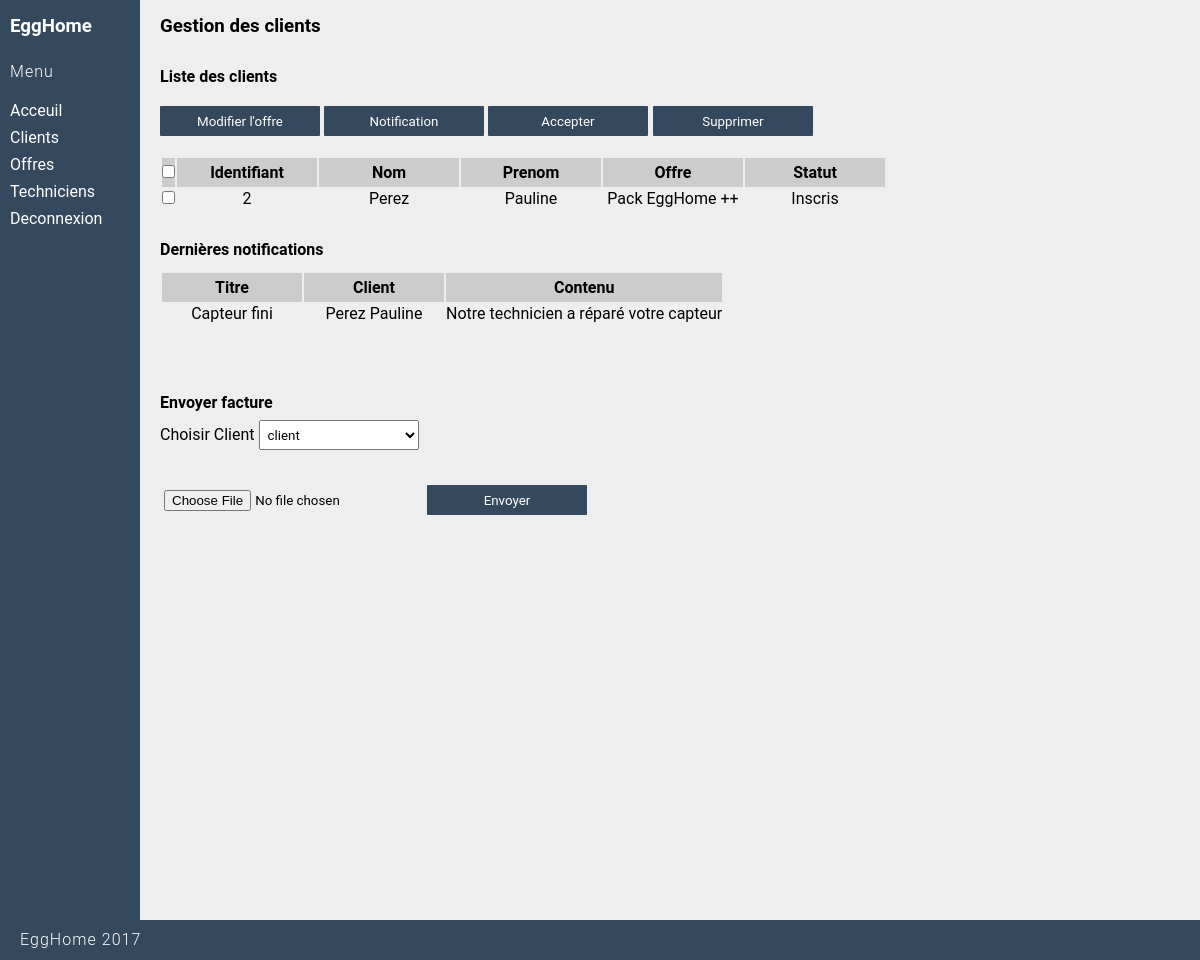
The app's page /service_client/gestion_client (signed in), older data.
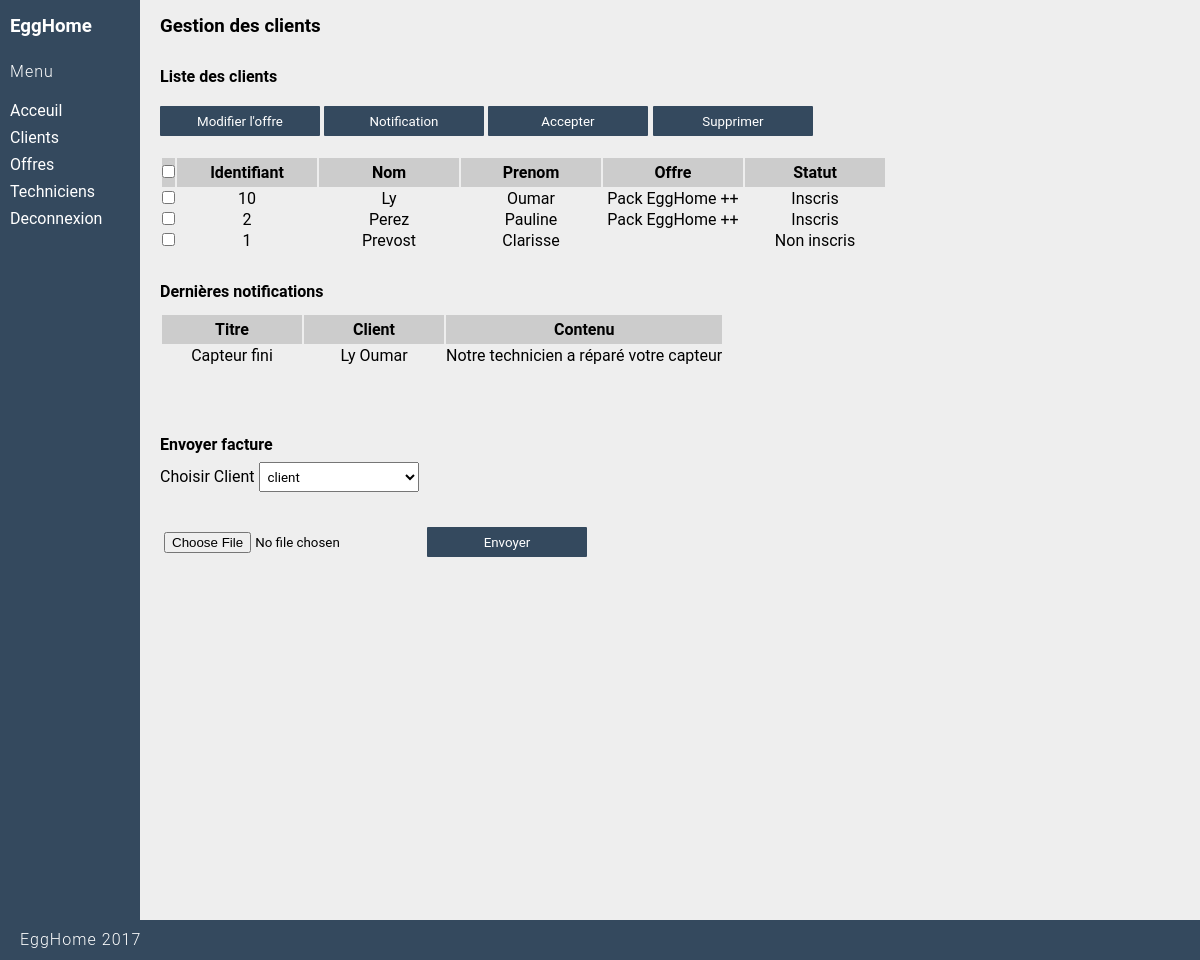
The same page, newer data.
### tables this page shows
CREATE TABLE `utilisateur` (
  `id` int(11) NOT NULL,
  `nom` varchar(45) DEFAULT NULL,
  `prenom` varchar(45) DEFAULT NULL,
  `adresse` varchar(45) DEFAULT NULL,
  `nom_utilisateur` varchar(45) DEFAULT NULL,
  `mdp` varchar(200) DEFAULT NULL,
  `photo` varchar(45) DEFAULT NULL,
  `ville` varchar(45) DEFAULT NULL,
  `pays` varchar(45) DEFAULT NULL,
  `id_role` int(11) DEFAULT NULL,
  `email` varchar(45) DEFAULT NULL,
  `id_offre` int(11) DEFAULT NULL,
  `statut` int(11) DEFAULT NULL
);

CREATE TABLE `offre` (
  `id` int(11) NOT NULL,
  `date` datetime DEFAULT NULL,
  `detail` varchar(1000) DEFAULT NULL,
  `prix` int(11) DEFAULT NULL,
  `titre` varchar(45) DEFAULT NULL
);

CREATE TABLE `notification` (
  `id` int(11) NOT NULL,
  `id_client` int(11) NOT NULL,
  `contenu` varchar(200) DEFAULT NULL,
  `titre` varchar(50) NOT NULL
);

### application/controller/service_client.php (called while the page is built, shortened)
<?php
class Service_client extends Controller
{
    public function gestion_client()
    {
        $clients = Utilisateur::find_all_customers();
        $notifications = Notification::find_all_notifications();
        require APP . 'view/_templates/head.php';
        require APP . 'view/service_client/gestion_client.php';
        require APP . 'view/_templates/footer.php';
    }
}

### public/index.php (called while the page is built, shortened)
<?php
require APP . 'core/database/database.php';
require APP . 'core/database/database_object.php';
$database = new Database();
$app = new Application();

### application/model/utilisateur.php (called while the page is built, shortened)
<?php
class Utilisateur extends Db_object
{
    public $id_offre;
    public static function find_all_customers() {
        $sql = "SELECT *
                FROM utilisateur u
                WHERE u.id_role = 1
                GROUP BY u.nom";
        $clients = self::find_by_query($sql);
        foreach ($clients as $client) {
            if ($client->id_offre)
                $client->offre= $client->find_offre()->titre;
        }
        return $clients;
    }
    public function find_offre() {
        $sql = "SELECT *
                FROM offre o
                WHERE o.id = '{$this->id_offre}'
                LIMIT 1 ";
        $result = self::find_by_query($sql);
        return array_shift($result);
    }
}

### application/core/database/database.php (called while the page is built, shortened)
<?php
class Database {
	public $connection;
	function open_db_connection() {
        $options = array(PDO::ATTR_DEFAULT_FETCH_MODE => PDO::FETCH_OBJ, PDO::ATTR_ERRMODE => PDO::ERRMODE_WARNING);
        try {
	        $this->connection = new PDO(DB_TYPE . ':host=' . DB_HOST . ';dbname=' . DB_NAME . ';charset=' . DB_CHARSET, DB_USER, DB_PASS, $options);
        } catch (PDOException $e) {
            die("database connection failed" . $this->connection->errorInfo());
        }
	}
	public function query($sql) {
        $query = $this->connection->prepare($sql);
        $result = $query->execute();
		return $query;
	}
}

### application/core/database/database_object.php (called while the page is built, shortened)
<?php
class Db_object {
	static public function find_all() {
		return static::find_by_query("SELECT * FROM " . static::$db_table . " ");
	}
	static public function find_by_query($sql) {
		return static::instanciate($sql);
	}
	static public function instanciate($sql) {
		global $database;
		$object_array = array();
		$calling_class = get_called_class();
		$result_set = $database->query($sql);
		while ($row = $result_set->fetchObject($calling_class))
			$object_array[] = $row;
		return $object_array;
	}
}

### application/model/notification.php (called while the page is built, shortened)
<?php
class Notification extends Db_object
{
    public $id_client;
    public static function find_all_notifications()
    {
        $notifications = Notification::find_all();
        foreach ($notifications as $notification) {
            $notification->nom = $notification->find_client()->nom;
            $notification->prenom = $notification->find_client()->prenom;
        }
        return $notifications;
    }
    public function find_client() {
        $sql = "SELECT *
                FROM utilisateur
                WHERE utilisateur.id = '{$this->id_client}' AND utilisateur.id_role = 1
                LIMIT 1 ";
        $result = self::find_by_query($sql);
        return array_shift($result);
    }
}

### application/view/service_client/gestion_client.php (the view, shortened to what the changed rows need)
<div class="dashboard-content">
    <table class="table spacer-small">
        <thead>
        <tr class="first">
            <td><input type="checkbox" id="selectAllBoxes"></td>
            <th>Identifiant</th>
            <th>Nom</th>
            <th>Prenom</th>
            <th>Offre</th>
            <th>Statut</th>
        </tr>
        </thead>
        <form class="form" method="POST" action="<?php echo URL; ?>service_client/gestion_client">
            <tbody>
            <?php foreach ($clients as $utilisateur): ?>
                <tr>
                    <td><input type="checkbox" class="checkBoxes" value='<?php echo $utilisateur->id ?>' name='checkBoxArray[]'>
                    <td id="identifiant"><?php echo $utilisateur->id ?></td>
                    <td id="nom"><?php echo $utilisateur->nom ?></td>
                    <td id="prenom"><?php echo $utilisateur->prenom ?></td>
                    <td id="offre"><?php echo $utilisateur->offre ?></td>
                    <td id="statut">
                        <?php if ($utilisateur->statut == 1): ?>
                            <?php echo "Inscris" ?>
                        <?php else: ?>
                            <?php echo "Non inscris" ?>
                        <?php endif ?>
                    </td>
                </tr>
            <?php endforeach ?>
            </tbody>
        </form>
    </table>
    <table class="table spacer-small">
        <thead>
        <tr class="first">
            <th>Titre</th>
            <th>Client</th>
            <th>Contenu</th>
        </tr>
        </thead>
        <form class="form" method="POST" action="<?php echo URL; ?>service_client/gestion_client">
            <tbody>
            <?php foreach ($notifications as $notification): ?>
                <tr>
                    <td id="titre"><?php echo $notification->titre ?></td>
                    <td id="client"><?php echo $notification->nom . " " . $notification->prenom ?></td>
                    <td id="contenu"><?php echo $notification->contenu ?></td>
                </tr>
            <?php endforeach ?>
            </tbody>
        </form>
    </table>
    <br><br><h4 class="spacer-large">Envoyer facture</h4>

Row changes from the older to the newer data that the page shows:
now on this page (row edited): utilisateur: id "10", nom "Ly", prenom "Oumar", id_offre.titre "Pack EggHome ++", statut "Inscris"
now on this page (row edited): utilisateur: id "1", nom "Prevost", prenom "Clarisse", shows "Non inscris"
changed notification "Capteur fini": id_client.nom "Perez" → "Ly"; id_client.prenom "Pauline" → "Oumar"
